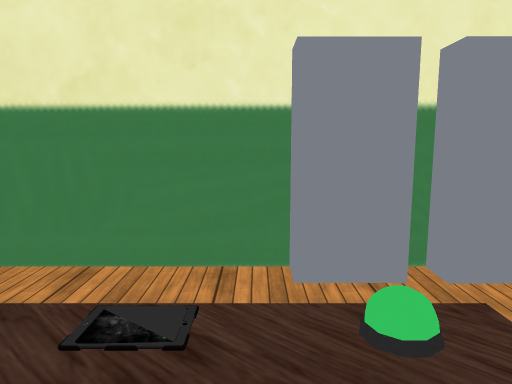
[1] (above)

12 first-person views from a walk through a 3-D level made in the Unity game engine. The camera is 1.5 m above the floor, tilts 8° down and sees 70° across. The floor is counted in squares, 0.5 m on a side. Each view is taken from the middle of a square. On the plan, view 1 faces up. The plan holds only what a view shows up to about 20 squares ahead; the rest is blank. The place goes on beyond the plan. The player character is not drawn. Some animated figures are not drawn. Some surface patterns are stand-ins.

[2]
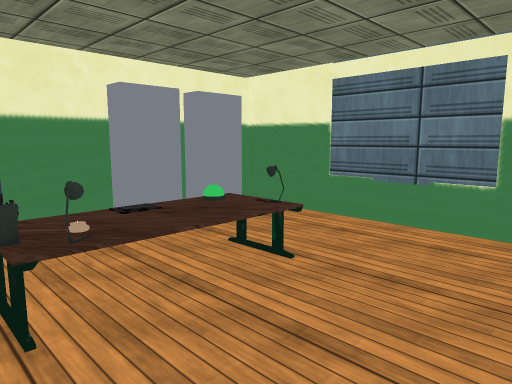

[3]
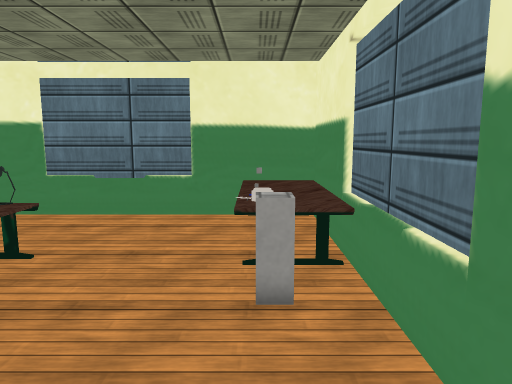

[4]
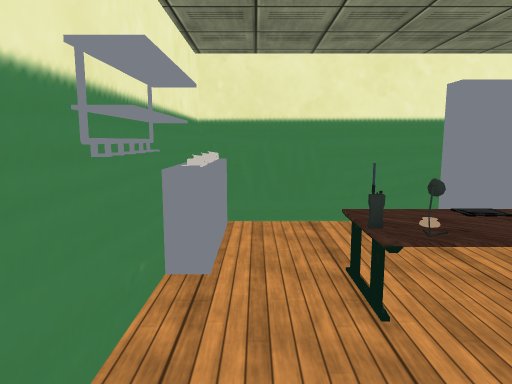

[5]
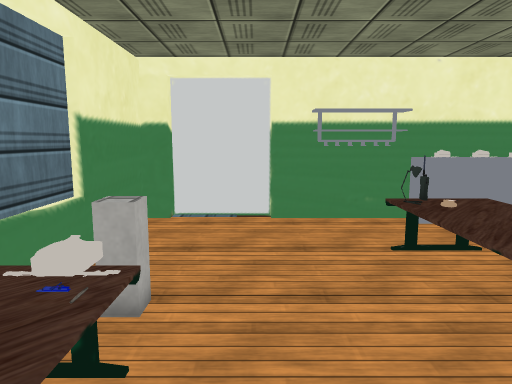

[6]
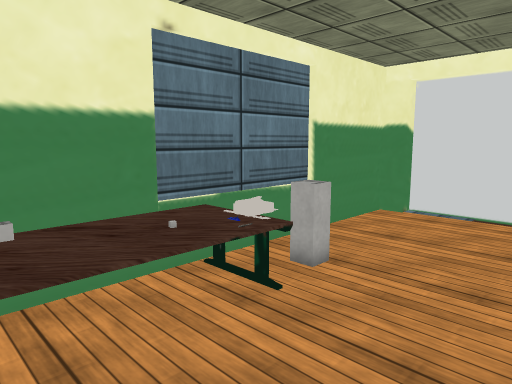

[7]
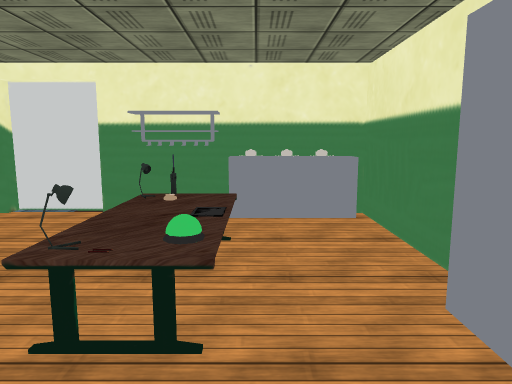

[8]
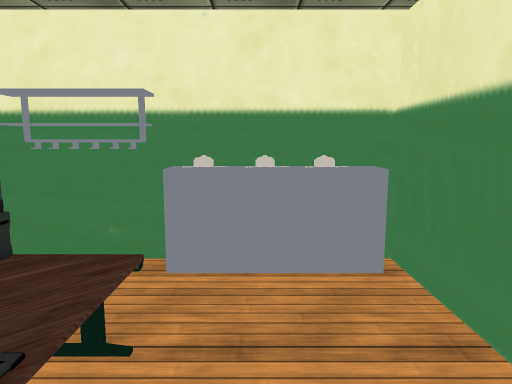

[9]
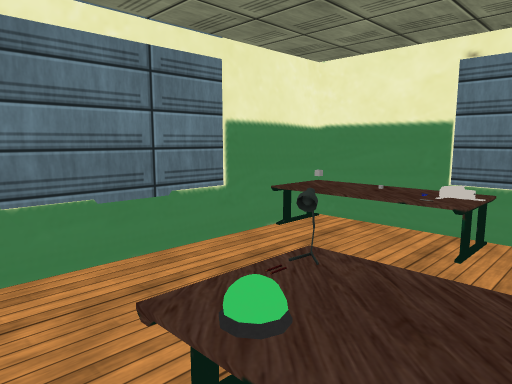

[10]
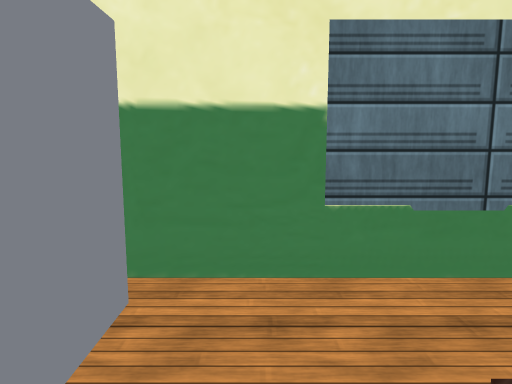

[11]
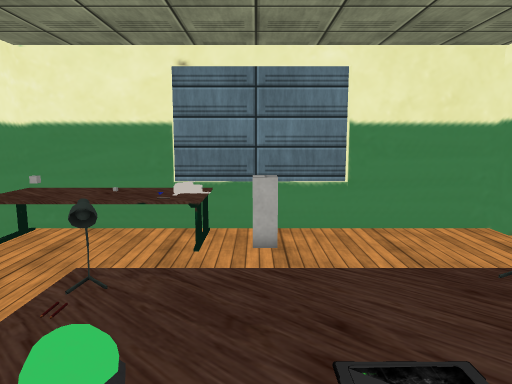

[12]
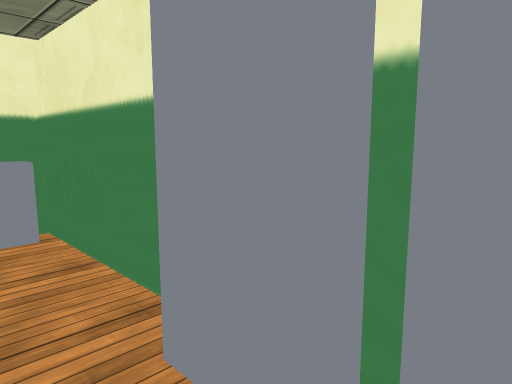

### Floor plan
Key: @ floor where view 1 was taken; # wall or solid block; . floor; = window, fence, low wall or low ledge; ^ raised ledge; R radio; L lamp; B block; O other object.
Columns run from 9 left of view 1 to 8 right of it. Each row starts with its distance up from view 1.
  9  ####       ##   #
  8  #^  ########^^^##
  7  #O.......###....#
  6  #^..............#
  5  #O..............#
  4  #O..............#
  3  ##..^^^^^O^.....#
  2  ##..R^^^^^^.....#
  1  ##..^L^^^^^.....#
  0  ##......@.......#
 -1  #...............#
 -2 ##...............#
 -3 #................#
 -4 #..........=.....#
 -5 #.......BBOO^^^^^#
 -6 ##.......B=^^^^^^#
 -7  ######====^^^^^^#
 -8       #^^^^^#

Positions as (right, up) in squares from view 1, and headings:
1: (0, 0), facing up
2: (-5, -5), facing up-right
3: (-7, -5), facing right
4: (-6, -5), facing up
5: (6, -3), facing left
6: (7, 0), facing down-left
7: (7, 4), facing left
8: (1, 5), facing left
9: (-1, 5), facing down-right
10: (0, 5), facing right
11: (0, 5), facing down
12: (5, 5), facing up-left
